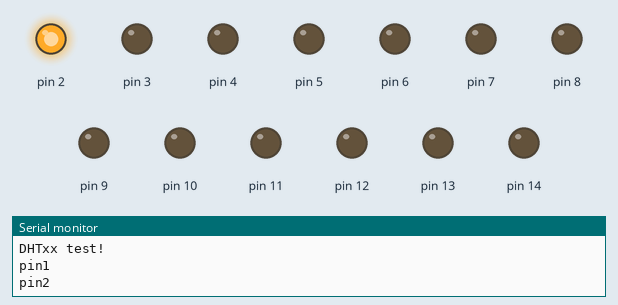
A sketch run on a simulated Arduino Uno, built with avr-gcc and run on an emulated ATmega328P. Parts: output pins drawn as LEDs (lit = HIGH), the last lines printed to the serial monitor. Pins used as bus, display or sensor lines are not drawn.

Above: at 2.1 s.
At 4.1 s:
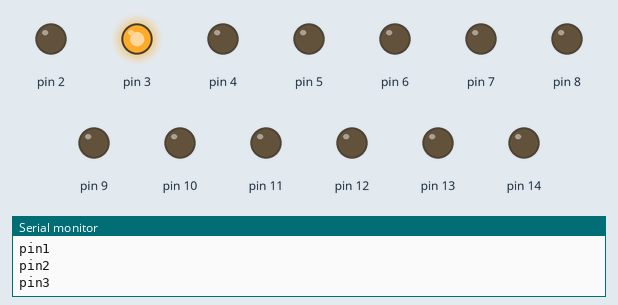
At 8.1 s:
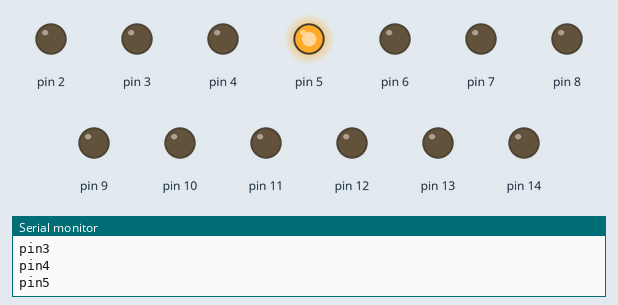
At 14.1 s:
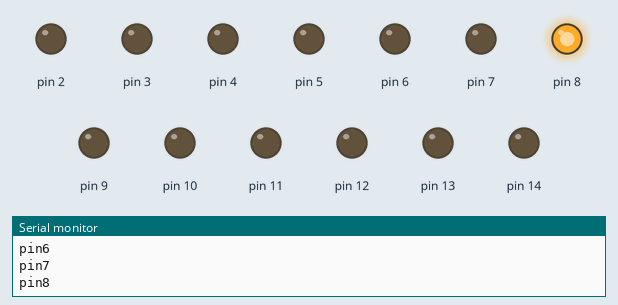
At 20.1 s:
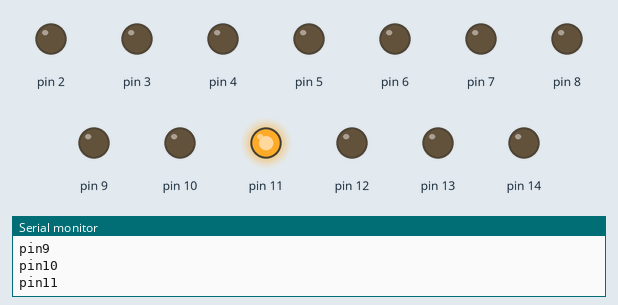
At 28.1 s:
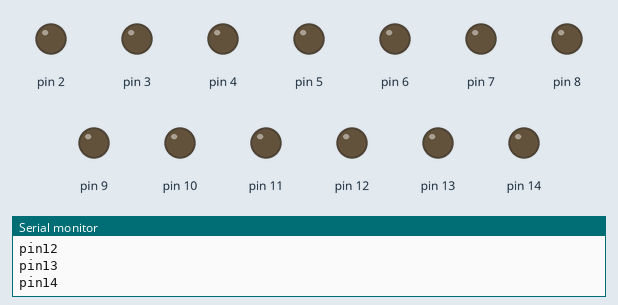
Timing chart, 0 to 29.6 s (numbered marks = the images above):
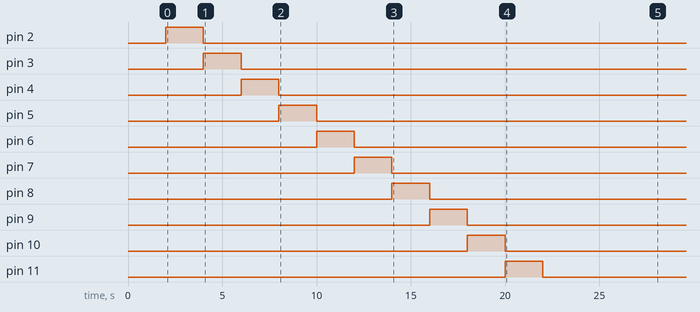

The sketch:

DHTtester.ino
```cpp
#include <dummy.h>

// Example testing sketch for various DHT humidity/temperature sensors
// Written by ladyada, public domain

/*
#include <DHT.h>

#define DHTPIN 1     // what pin we're connected to

// Uncomment whatever type you're using!
//#define DHTTYPE DHT11   // DHT 11
#define DHTTYPE DHT22   // DHT 22  (AM2302)
//#define DHTTYPE DHT21   // DHT 21 (AM2301)

// Connect pin 1 (on the left) of the sensor to +5V
// NOTE: If using a board with 3.3V logic like an Arduino Due connect pin 1
// to 3.3V instead of 5V!
// Connect pin 2 of the sensor to whatever your DHTPIN is
// Connect pin 4 (on the right) of the sensor to GROUND
// Connect a 10K resistor from pin 2 (data) to pin 1 (power) of the sensor

// Initialize DHT sensor for normal 16mhz Arduino
DHT dht(DHTPIN, DHTTYPE,30);
// NOTE: For working with a faster chip, like an Arduino Due or Teensy, you
// might need to increase the threshold for cycle counts considered a 1 or 0.
// You can do this by passing a 3rd parameter for this threshold.  It's a bit
// of fiddling to find the right value, but in general the faster the CPU the
// higher the value.  The default for a 16mhz AVR is a value of 6.  For an
// Arduino Due that runs at 84mhz a value of 30 works.
// Example to initialize DHT sensor for Arduino Due:
//DHT dht(DHTPIN, DHTTYPE, 30);
*/

void setup() {
  Serial.begin(115200);
  Serial.println("DHTxx test!");

  for(int i=1;i<15;i++){
    Serial.print("pin");Serial.println(i);
    pinMode(i, OUTPUT);
    digitalWrite(i,HIGH);
    delay(2000);
    digitalWrite(i,LOW);
  }

//  dht.begin();
}

void loop() {

  // Sensor readings may also be up to 2 seconds 'old' (its a very slow sensor)
  /*float h = dht.readHumidity();
  // Read temperature as Celsius
  float t = dht.readTemperature();


  // Check if any reads failed and exit early (to try again).
  if (isnan(h) || isnan(t)) {
    Serial.println("Failed to read from DHT sensor!");
  }
  else
  {
    Serial.print("Humidity: ");
    Serial.print(h);
    Serial.print(" %\t");
    Serial.print("Temperature: ");
    Serial.print(t);
    Serial.println(" C ");
  }
*/
  delay(2001);

}
```
